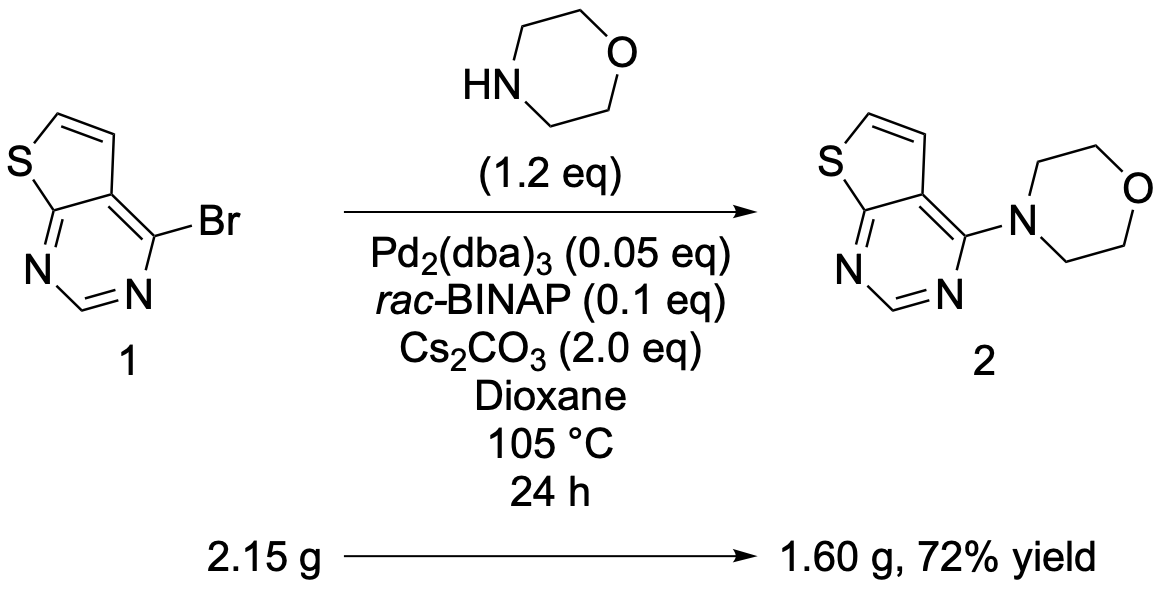
#> input picture toolkit/samples/KL-CC-001/scheme.png, 1162 x 589 px
$ python -i stereo_audit.py   (imports and definitions only)
#> lines starting #> are read from the running program, lines starting #| are printed output that depends on the picture; after the words box and inside, x2 and y2 are one past the last pixel; in counts of white or black regions, pixels touching at a corner belong together
#> further down, picture is the input picture: PIL image 1162x589 P; min 0, max 255, mean 243.6
"""Stereochemistry auditing, wedge geometry, oriented depiction, and surgical graph editing."""

from __future__ import annotations

import io
import logging
import re
from collections import Counter
from pathlib import Path
from typing import Any

import numpy as np
from PIL import Image, ImageDraw, ImageFilter, ImageFont
from rdkit import Chem, RDLogger, rdBase
from rdkit.Chem import Draw, rdCIPLabeler, rdDepictor, rdFMCS, rdMolDescriptors

# [1 line not run here, left out]

try:
    _FONT = ImageFont.truetype("arial.ttf", 15)
    _BIG = ImageFont.truetype("arialbd.ttf", 17)
except OSError:
    _FONT = _BIG = ImageFont.load_default()

GREEN, RED, BLUE = (0, 160, 60), (220, 30, 30), (30, 90, 230)
KINDS = {
    "wedge": "wedge",
    "solid wedge": "wedge",
    "solid_wedge": "wedge",
    "wedgebegin": "wedge",
    "bold": "wedge",
    "solid": "wedge",
    "up": "wedge",
    "hash": "hash",
    "dashed wedge": "hash",
    "dashed_wedge": "hash",
    "wedgedhashbegin": "hash",
    "hashed": "hash",
    "dash": "hash",
    "dashed": "hash",
    "down": "hash",
    "plain": "plain",
    "single": "plain",
    "none": "plain",
}
_COMPASS = {
    "up": (0.0, -1.0),
    "down": (0.0, 1.0),
    "left": (-1.0, 0.0),
    "right": (1.0, 0.0),
    "up-left": (-0.7, -0.7),
    "up-right": (0.7, -0.7),
    "down-left": (-0.7, 0.7),
    "down-right": (0.7, 0.7),
}
_ORDER = {
    1: Chem.BondType.SINGLE,
    2: Chem.BondType.DOUBLE,
    3: Chem.BondType.TRIPLE,
    4: Chem.BondType.AROMATIC,
}
_BOND_TYPE_BY_NAME = {
    "single": Chem.BondType.SINGLE,
    "1": Chem.BondType.SINGLE,
    "double": Chem.BondType.DOUBLE,
    "2": Chem.BondType.DOUBLE,
    "triple": Chem.BondType.TRIPLE,
    "3": Chem.BondType.TRIPLE,
    "aromatic": Chem.BondType.AROMATIC,
    "4": Chem.BondType.AROMATIC,
}
_SILYL = (
    "TBS = [Si](C)(C)C(C)(C)C, TMS = [Si](C)(C)C, "
    "TES = [Si](CC)(CC)CC, TIPS = [Si](C(C)C)(C(C)C)C(C)C"
)
SKELETON_OPS = ("set_atom", "set_bond", "add_group", "remove_atoms")
WEAK = 0.65


class EditedSmiles(str):
    """A canonical SMILES string that also supports dict-style metadata lookup."""

    # [13 lines left out: functions __new__, __getitem__, not called in this run]

    def get(self, key: str, default=None):
        return self._meta.get(key, default)

    def to_dict(self) -> dict[str, Any]:
        return dict(self._meta)


class SmilesErrorDiagnosis(str):
    """Diagnostic string from diagnose_smiles_error that also exposes structured fields."""

    # [14 lines left out: functions __new__, __getitem__, not called in this run]

    def __contains__(self, item) -> bool:
        return super().__contains__(str(item)) or (item in self._data)

    def get(self, key: str, default=None):
        return self._data.get(key, default)

    def to_dict(self) -> dict[str, Any]:
        return dict(self._data)


class StereoFromWedgesResult(dict):
    """Result of stereo_from_wedges(atoms, bonds), supporting both dict keys and atom-index lookup."""

    def __init__(self, data: dict[str, Any], mol: Chem.Mol | None = None):
        super().__init__(data)
        self._mol = mol

    @property
    def mol(self) -> Chem.Mol | None:
        return self._mol

    # [18 lines left out: functions __getitem__, __contains__, __getattr__, not called in this run]


class TransferStereoResult(dict):
    """Result of transfer_stereo, usable as dict, (smiles, report) tuple, or RDKit Mol proxy."""

    # [8 lines left out: function __init__, not called in this run]

    @property
    def mol(self) -> Chem.Mol:
        return self._mol

    # [9 lines left out: function __getitem__, not called in this run]

    def __iter__(self):
        yield self["smiles"]
        yield dict(self)

    # [14 lines left out: functions __eq__, __getattr__, not called in this run]


class ReadWedgesResult(dict):
    """Result of read_wedges(smiles, wedges), usable as dict or unpacked as (smiles, cip_labels)."""

    # [7 lines left out: function __getitem__, not called in this run]

    def __iter__(self):
        yield self["smiles"]
        yield self["cip_labels"]

    # [8 lines left out: function __eq__, not called in this run]


class ImageResultDict(dict):
    """JSON-serializable result dictionary that also proxies PIL.Image.Image attributes."""

    def __init__(self, data: dict[str, Any], image: Image.Image | None = None):
        super().__init__(data)
        self._image = image

    @property
    def image(self) -> Image.Image | None:
        return self._image

    # [9 lines left out: functions __getitem__, __getattr__, not called in this run]


class SnappedPoint(dict):
    """2D atom coordinate supporting both point['x']/point['y'] and point[0]/point[1]."""

    # [6 lines left out: function __getitem__, not called in this run]

    def __iter__(self):
        yield float(super().__getitem__("x"))
        yield float(super().__getitem__("y"))

    def __len__(self) -> int:
        return 2

    def __array__(self, dtype=None):
        return np.array([super().__getitem__("x"), super().__getitem__("y")], dtype=dtype or float)


class SnappedPointsList(list):
    """List of SnappedPoint entries that also behaves like an (N, 2) numpy float array."""

    @property
    def shape(self) -> tuple[int, int]:
        return (len(self), 2)

    # [9 lines left out: functions __array__, __getitem__, not called in this run]


class MarkushEnumerationResult(dict):
    """Dictionary mapping label -> canonical SMILES while also exposing .products/.results metadata."""

    def __init__(self, mapping: dict[str, Any], meta: dict[str, Any] | None = None):
        super().__init__(mapping)
        self._meta = dict(meta or {})

    # [119 lines left out: functions __getitem__, get, _mol, _parity, cip_labels, mcs_map and 1 more, not called in this run]


def _count_specified_tetrahedral(mol: Chem.Mol) -> int:
    tetra = (Chem.ChiralType.CHI_TETRAHEDRAL_CW, Chem.ChiralType.CHI_TETRAHEDRAL_CCW)
    return sum(1 for a in mol.GetAtoms() if a.GetChiralTag() in tetra)


# [267 lines left out: functions transfer_stereo, _stereo_from_wedges_mapped, _atom_from_symbol, _build_mol_from_atoms_bonds, stereo_from_wedges, _counts and 1 more, not called in this run]


def _rings(mol: Chem.Mol) -> list[int]:
    return sorted(len(r) for r in mol.GetRingInfo().AtomRings())


# [173 lines left out: functions mol_key, stereo_compare, reader_labels, compare, ms_mol, not called in this run]


_T = np.linspace(0.15, 0.85, 12)


# [104 lines left out: functions _along, _open_image, _snap_core, snap_with, not called in this run]


def snap(image: Image.Image | str | Path, mol: Chem.Mol, xy: np.ndarray) -> np.ndarray:
    """MolScribe atom positions moved onto the drawn bonds."""
    return snap_with(image, mol, xy)[0]


# [533 lines left out: functions _wedges, _extend, audit_stereo_wedges, audit, audit_text, _render_overlay_with_stats and 5 more, not called in this run]


def ink(im: Image.Image, n: int = 64) -> np.ndarray:
#> called with n = 64
    g = im.convert("L")
    ys, xs = np.nonzero(np.asarray(g) < 200)
    if len(xs) == 0:
        return np.zeros((n, n))
    g = g.crop((xs.min(), ys.min(), xs.max() + 1, ys.max() + 1)).filter(ImageFilter.MinFilter(5))
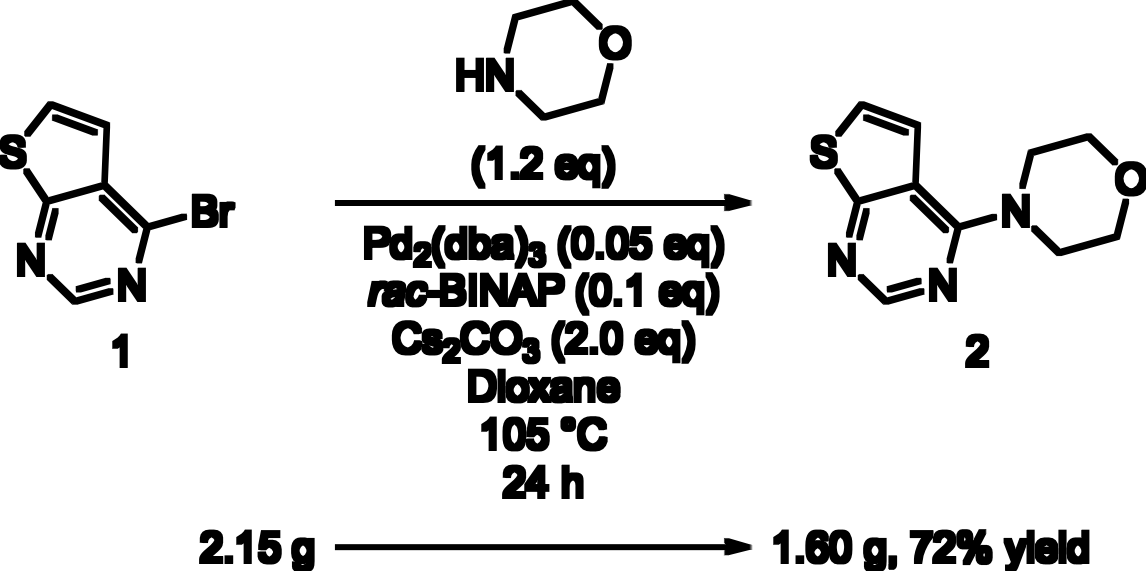
#> g: PIL image 1146x571 L; min 0, max 255, mean 226.7
    return (np.asarray(g.resize((n, n), Image.BILINEAR)) < 200).astype(float)
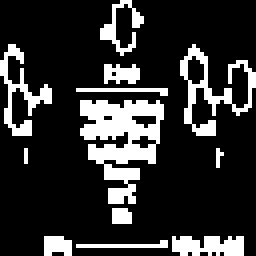
#> returned value: shape (64, 64) float64 (shown 4 times larger); values 0 (black) and 1 (white), 19% white; 12 white regions (3 under 20 px), largest, box (x1, y1, x2, y2) and area: (20, 25, 41, 51) 293, (45, 11, 64, 34) 127, (0, 11, 13, 34) 92


# [239 lines left out: functions _draw_acs, depict_like, _syntax_notes, diagnose_smiles_error, not called in this run]


parse_error = diagnose_smiles_error


# [410 lines left out: functions smiles_warnings, check_smiles, _normalize_edit_ops, edit_structure, _classify_silyl_group, visual_checkpoints, not called in this run]


check_points = visual_checkpoints


# [98 lines left out: functions _zip_single_markush, enumerate_markush_r_groups, not called in this run]


enumerate_markush = enumerate_markush_r_groups


# [94 lines left out: functions _is_line, _is_frame, find_structures, not called in this run]

>>> from PIL import Image
>>> picture = Image.open('../../samples/KL-CC-001/scheme.png')
>>> result = ink(picture)
